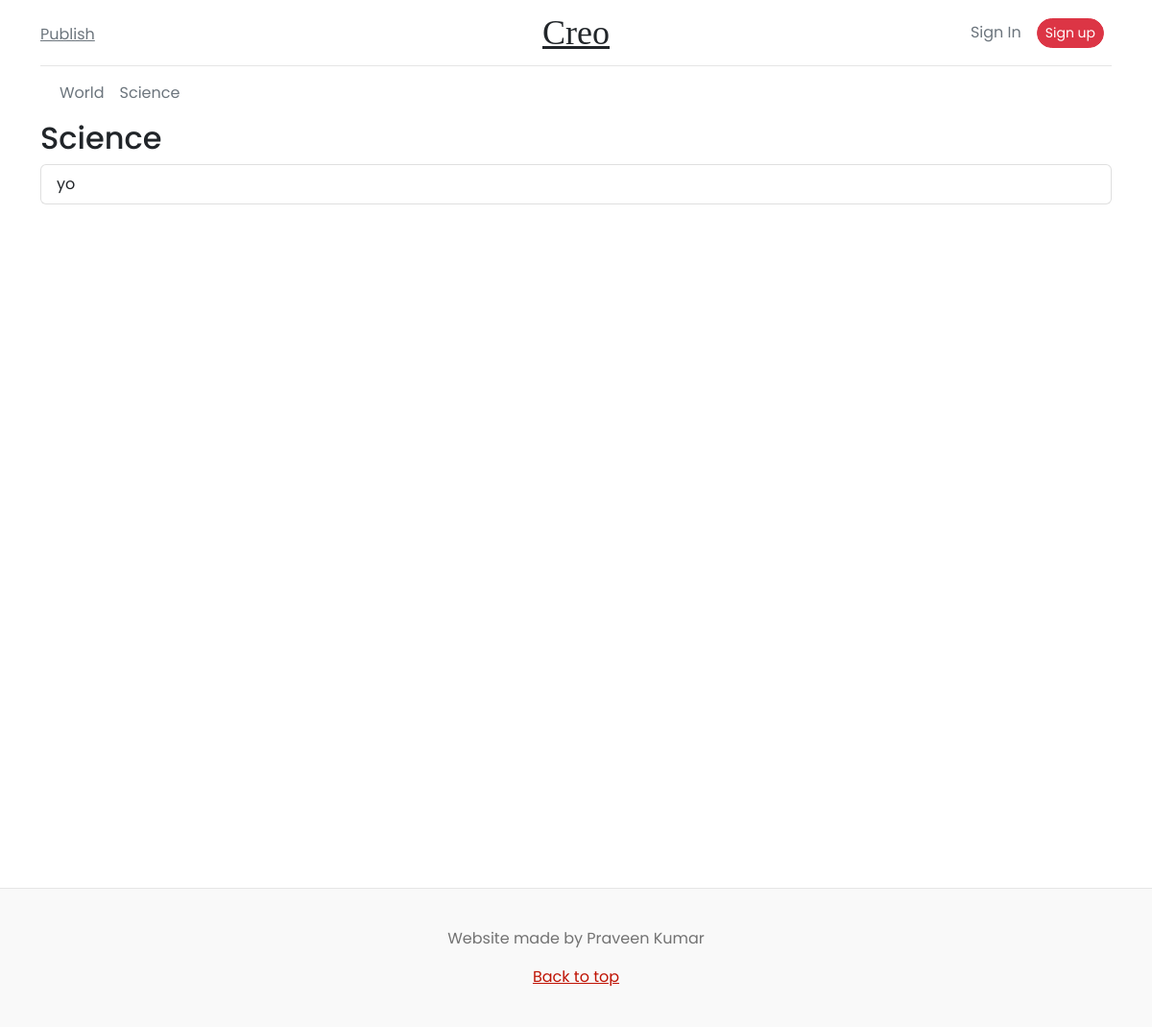
The page /tag/2 on the database as committed earlier.
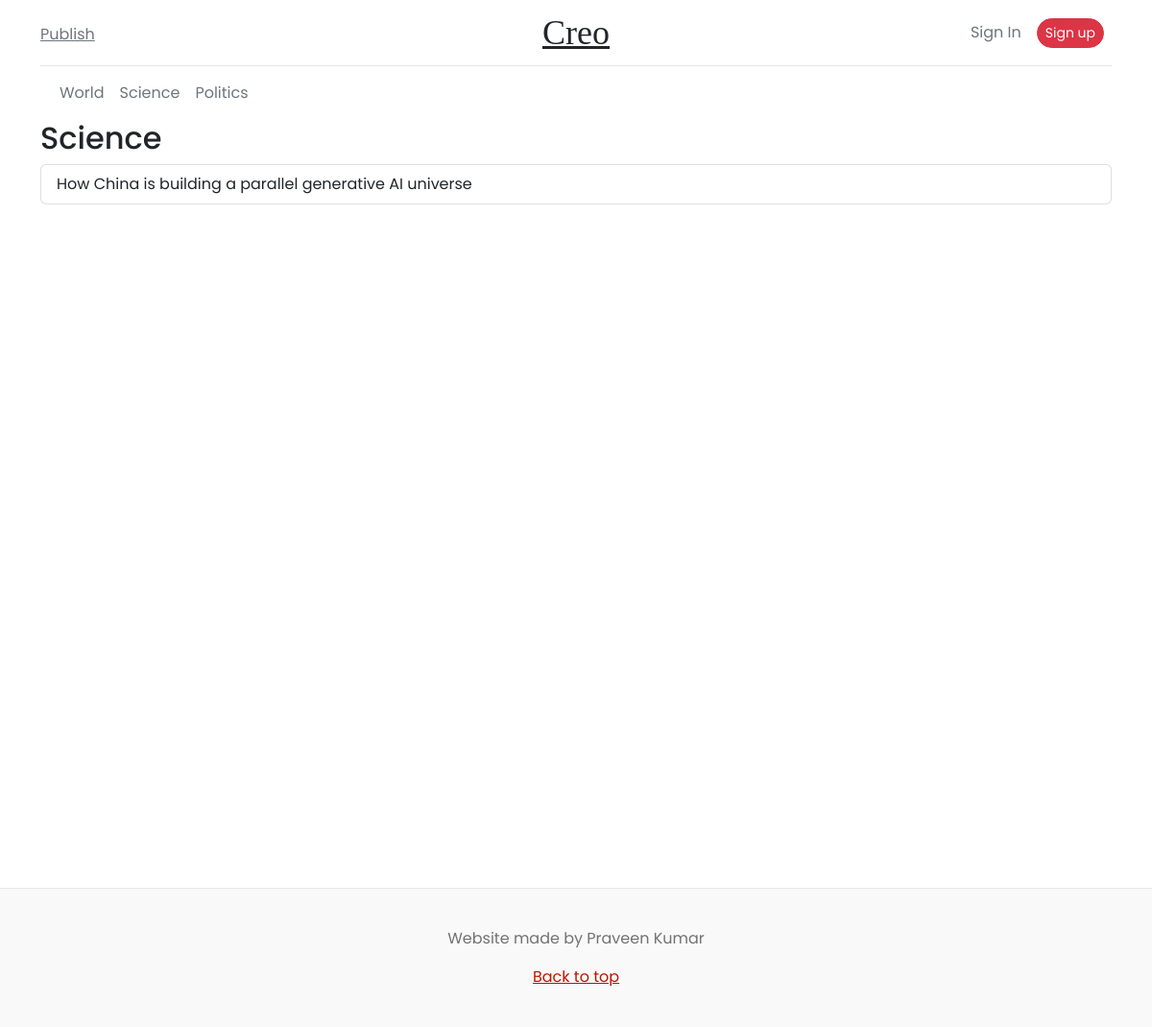
The same page on the database as committed later.
### main/models.py (models this page shows, shortened)
class Tag(models.Model):
    name = models.CharField(max_length = 50)
    def __str__(self) -> str:
        return self.name

class Article(models.Model):
    title = models.CharField(max_length=256)
    content = RichTextField()
    created_at = models.DateTimeField(auto_now_add=True)
    thumbnail = models.ImageField(upload_to="profile_pics", blank=True)
    likes = models.ManyToManyField(User, blank=True, related_name="likes")
    comment = models.ManyToManyField("Comment", blank=True)
    tag = models.ForeignKey("Tag", on_delete=models.CASCADE)
    user = models.ForeignKey(User, on_delete=models.CASCADE)

### main/views.py (the view)
# urls.py: path("tag/<int:pk>", views.tag_list, name="tag_list"),
def tag_list(request, pk):
    tag = models.Tag.objects.get(pk = pk)
    article_list = tag.article_set.all()
    context = {
        "article_list" : article_list,
        "tag" : tag,
    }
    return render(request, "main/tag_list.html", context)

### main/context_processors.py (called while the page is built)
def tags_processor(request):
    tags = models.Tag.objects.all().distinct()
    return {"tags" : tags}

### templates/main/tag_list.html
{% extends 'base.html' %}
{% block container %}
    <h2>{{ tag }}</h2>
    <div class="list-group">
        {% for article in article_list %}
            <a href={% url 'article_details' article.pk %} class="list-group-item list-group-item-action">{{ article.title }}</a>
        {% endfor %}
    </div>
{% endblock container %}

### templates/navbar.html (shortened to what this page needs)
<div class="container">
    <header class="blog-header lh-1 py-3">
        <div class="row flex-nowrap justify-content-between align-items-center">
            <div class="col-4 pt-1">
                <a class="link-secondary" href={% url 'create_article' %}>Publish</a>
            </div>
            <div class="col-4 text-center">
                <a class="blog-header-logo text-dark" href={% url 'home' %}>Creo</a>
            </div>
            <div class="col-4 d-flex justify-content-end align-items-center">
                <span class="mx-2">
                    {% if user.is_authenticated %}
                        <div class="btn-group dropdown dropdown-center">
                            <button type="button"
                                    class="btn btn-danger dropdown-toggle"
                                    data-bs-toggle="dropdown"
                                    aria-expanded="false">
                                {{ user.username }}
                            </button>
                            <ul class="dropdown-menu">
                                <li>
                                    <a class="dropdown-item" href={% url 'profile' user.pk %}>Profile</a>
                                </li>
                                <li>
                                    <hr class="dropdown-divider" />
                                </li>
                                <li>
                                    <a class="dropdown-item" href={% url 'cauth:logout' %}>Sign out</a>
                                </li>
                            </ul>
                        </div>
                    {% else %}
                        <a class="link-secondary text-decoration-none"
                           href="{% url 'cauth:login' %}">Sign In</a>
                    {% endif %}
                </span>
                <span class="mx-2">
                    {% if user.is_authenticated == False %}
                        <a class="btn btn-sm btn-danger rounded-pill"
                           href="{% url 'cauth:register' %}">Sign up</a>
                    {% endif %}
                </span>
            </div>
        </div>
    </header>
    <nav class="navbar navbar-expand-lg bg-body-tertiary">
        <div class="container-fluid">
            <div class="collapse navbar-collapse" id="navbarSupportedContent">
                <ul class="navbar-nav me-auto mb-2 mb-lg-0">
                {% for tag in tags %}
                    <li class="nav-item">
                        <a class="nav-link link-secondary p-2" href={% url 'tag_list' tag.pk %}>{{ tag }}</a>
                    </li>
                {% endfor %}
                </ul>
            </div>
        </div>
    </nav>
</div>

Rows that differ between the two databases and show on the page:
removed Article: title "yo"
added Tag: name "Politics"
added Article: title "How China is building a parallel generative AI universe"
